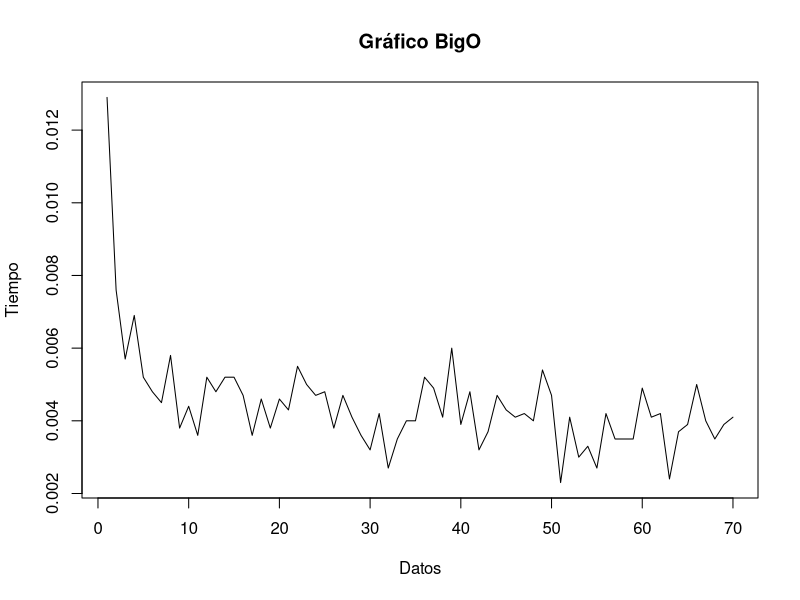
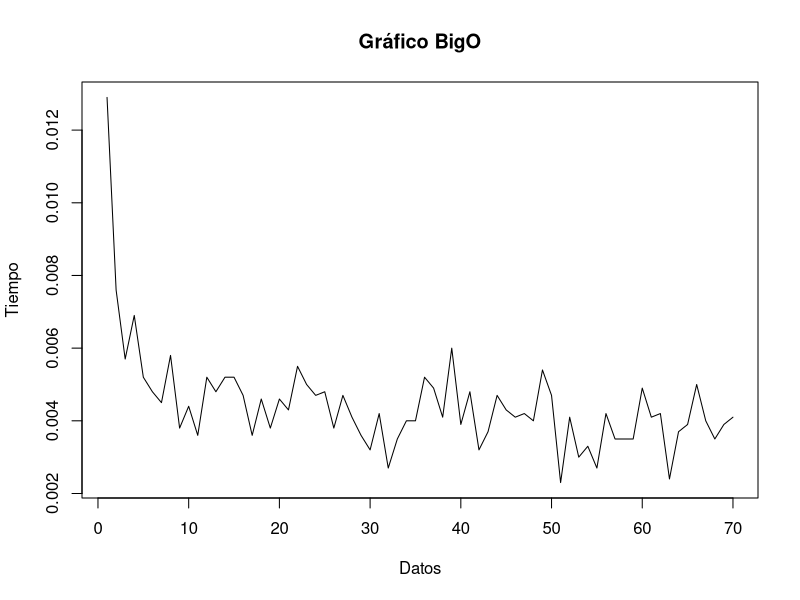

Source code (R) for these figures, in order:
# Lee los datos
datos <- read.csv("BigO.txt", header = FALSE, sep = ",")

# Define los datos x y y
x <- datos$V1
y <- datos$V2
plot(x, y, type = "l", xlab = "Datos", ylab = "Tiempo", main = "Gráfico BigO")

# Define la ruta y el nombre del archivo basado en la fecha y hora
# Asegúrate de que la carpeta 'graficas' ya exista o crea una antes de ejecutar el código
nombre_archivo <- paste0("graficasR/", Sys.Date(), "_", format(Sys.time(), "%H%M%S"), ".png")

# Especifica que el gráfico se guarde como PNG en la ruta definida
png(filename = nombre_archivo, width = 800, height = 600)

# Crea el gráfico
plot(x, y, type = "l", xlab = "Datos", ylab = "Tiempo", main = "Gráfico BigO")

# Guarda y cierra el archivo de imagen
dev.off()
